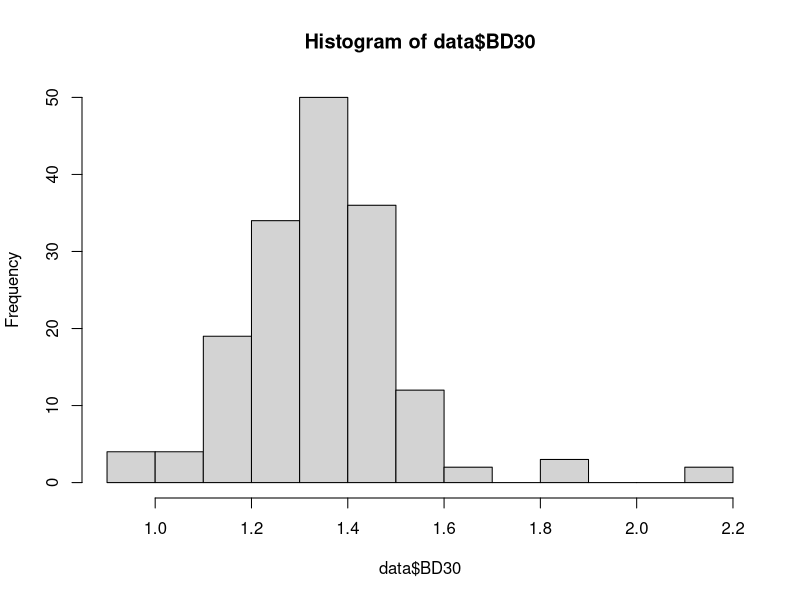
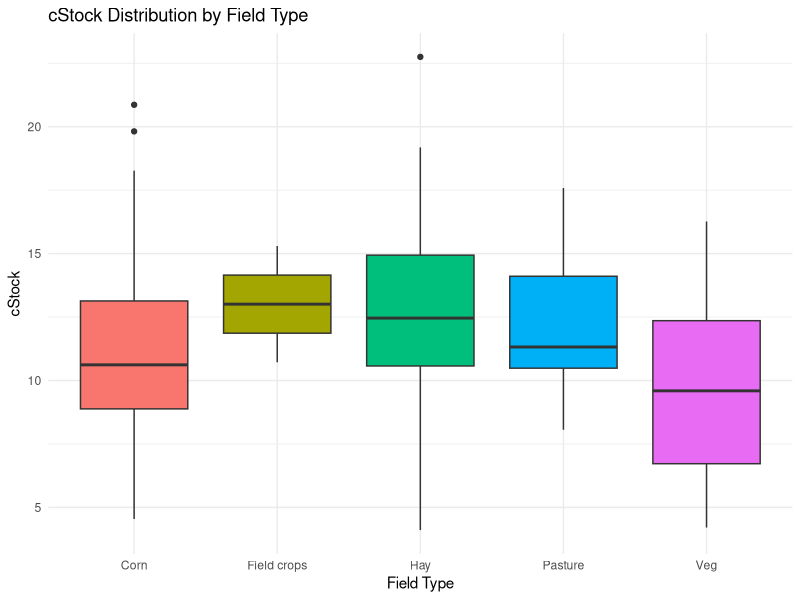
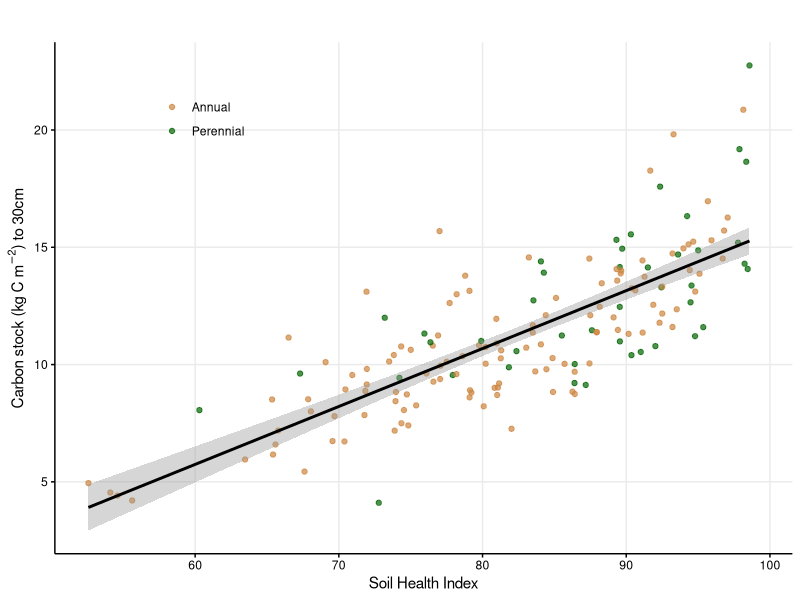
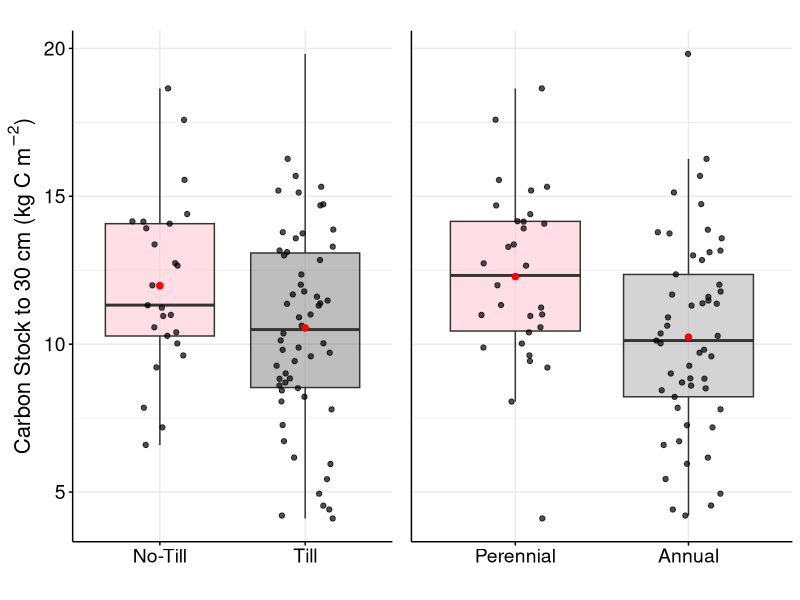
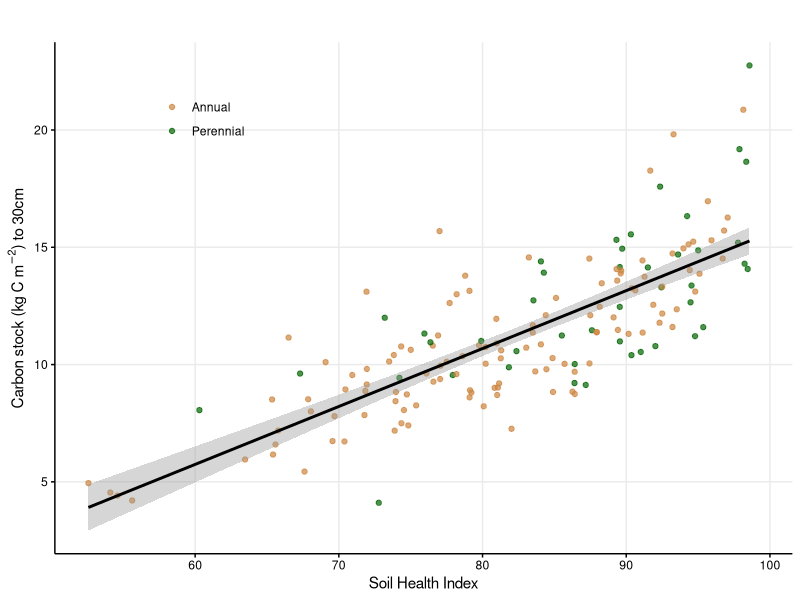

Here is the R script that generated these plots, in order: (Note: this script raises an error after producing the figures.)
#Calcuating stocks for Frac study

#setwd("/Users/f003833/Documents/GitHub/FracFarmVT") #caitlin
setwd("C:/Users/F004SPC/Documents/GitHub/FracFarmVT") #erin

setwd("C:/Users/F004SPC/Documents/GitHub/FracFarmVT")
getwd()  # Check if the directory changed successfully


##call in the analytical data
data <- read.csv("data_pH.csv")
View(data)

#load your libraries
library(tidyverse)
library(ggplot2)
library(dplyr)
library(corrplot)
library(emmeans)
library(nlme)
library(ggeffects)
library (gmodels)
library(reshape2)
library(car) # for Levene's Test
library(ggpubr) # for easy plotting
library(multcomp) # for Tukey's HSD test
library(ggpubr)
library(cowplot)
library(gridExtra)


# Replace 'Type.x' column values with 'Pasture' where 'Field_Code' is 'D7'
data$Type.x[data$Field_Code == "D7"] <- "Pasture"

# Assuming 'data' is your dataframe
subset_Type <- data$Type[data$Type.x == "Veg"]

# Print the subset of Field_Code values where Type.x is "Field Crop"
print(subset_Type)

hist(data$BD30)


#calculate carbon and nitrogen stocks in kg C (or N) per m2
fracStock <-data %>%
  mutate(cStock=(total_c/100*BD30*(30)*100^2)/1000,
         nStock=(total_n/100*BD30*(30)*100^2)/1000)

#calculate carbon and nitrogen stocks in kg C (or N) per m2 #same thing!!!
fracStock2 <-data %>%
  mutate(cStock=((total_c/100)*BD30*(30)*10),
         nStock=((total_n/100)*BD30*(30)*10))

view(fracStock)


summary_overall <- fracStock %>%
  summarise(
    mean_cStock = mean(cStock, na.rm = TRUE),
    sd_cStock = sd(cStock, na.rm = TRUE),
    min_cStock = min(cStock, na.rm = TRUE),
    max_cStock = max(cStock, na.rm = TRUE),
    n = sum(!is.na(cStock))
  )
print(summary_overall)

summary_by_type <- fracStock %>%
  group_by(Type.x) %>%
  summarise(
    mean_cStock = mean(cStock, na.rm = TRUE),
    sd_cStock = sd(cStock, na.rm = TRUE),
    min_cStock = min(cStock, na.rm = TRUE),
    max_cStock = max(cStock, na.rm = TRUE),
    n = sum(!is.na(cStock))
  )
print(summary_by_type)


fracStock <- fracStock %>%
  mutate(AP = ifelse(Type.x %in% c("Hay", "Pasture"), "P", "A"))

####by field type
ggplot(fracStock, aes(x = Type.x, y = cStock, fill = Type.x)) +
  geom_boxplot() +
  theme_minimal() +
  labs(
    title = "cStock Distribution by Field Type",
    x = "Field Type",
    y = "cStock"
  ) +
  theme(legend.position = "none")  # if you want to remove legend since it's repetitive
################

# Fit the linear model
model <- lm(cStock ~ overall.score, data = fracStock)

# Get the summary statistics
summary(model)

#own_theme below sets ggplot parameters for how plots should look. 
own_theme <- theme_bw(base_size = 11) +
  theme(rect = element_blank(),
        axis.ticks = element_line(color = "black"),
        axis.text = element_text(color = "black"),
        axis.line = element_line(color = "black"),
        panel.grid.minor = element_blank(),
        plot.margin = unit(c(12,5.5,5.5,5.5), "points"))

####this is the latest 4.28.2025## Fig7v

Fig7<-ggplot(fracStock, aes(x = overall.score, y = cStock, color = AP)) +
  geom_point(alpha = 0.7) +  # points for each field
  geom_smooth(method = "lm", se = TRUE, color = "black") +  # regression line
 own_theme +
  # theme(
  #   panel.grid.major = element_line(color = "gray80"),  # show major gridlines
  #   panel.grid.minor = element_line(color = "gray90"),  # show minor gridlines
  #   axis.line = element_line(color = "black", linewidth = 0.5),  # solid axis lines
  #   axis.ticks = element_line(color = "black")
  # ) +
  # theme_minimal() +  # Minimal theme for aesthetics
  theme(#axis.title.x = element_text(size = 12),  # Increase x-axis label size
    #axis.title.y = element_text(size = 12),  # Increase y-axis label size
    #axis.line = element_line(color = "black"),  # Add axis lines
    legend.title = element_blank(),  # Remove legend title
    legend.position = c(.2,.85)) +  # Position legend on the right
 # scale_color_manual(values = c("Annual" = "#cd853f", "Perennial" = "darkgreen"))  # Custom colors for annual and perennial
  labs(
    title = " ",
    x = "Soil Health Index",
    y = expression("Carbon stock (kg C " * m^{-2} * ") to 30cm"),
    color = "Crop Type"
  ) +
  scale_color_manual(
    values = c("A" = "#cd853f", "P" = "darkgreen"),
    labels = c("A" = "Annual", "P" = "Perennial")
  )
Fig7


ggsave("FinalFigures/Fig7.jpeg", plot = Fig7, width = 4, height = 3, dpi = 600)


# --- Step 1: Clean and set up fracStock ---
# Create a new variable that combines Tillage_1to4 = 2, 3, and 4 into a single group
fracStock<- fracStock %>%
  mutate(Tillage_Grouped = ifelse(Tillage_1to4 == 1, "1", "2, 3, 4"))

# Ensure the new variable is a factor
fracStock$Tillage_Grouped <- as.factor(fracStock$Tillage_Grouped)
# RECREATE the AP column based on Type.x
fracStock_clean <- fracStock %>%
  mutate(AP = case_when(
    Type.x %in% c("Hay", "Pasture") ~ "Perennial",
    Type.x %in% c("Veg", "Corn", "Field Crop") ~ "Annual",
    TRUE ~ NA_character_
  )) %>%
  filter(!is.na(Tillage_Grouped), !is.na(AP))  # Remove NAs in Tillage_Grouped and AP

# Make factors
fracStock_clean <- fracStock_clean %>%
  mutate(
    Tillage_Grouped = factor(Tillage_Grouped, levels = c(1, 2, 3, 4),
                             labels = c("No-Till", "Till", "Till", "Till")),
    AP = factor(AP, levels = c("Perennial", "Annual"))
  )

# --- Step 2: Set color schemes ---

fill_colors_Till <- c("No-Till" = "pink", "Till" = "darkgrey")
fill_colors_AP <- c("Perennial" = "pink", "Annual" = "darkgrey")

# --- Step 3: Set y-axis limits for cStock ---

y_limits <- range(fracStock_clean$cStock, na.rm = TRUE)

# --- Step 4: Create the plots ---

# Plot 1: Tillage_Grouped
AgTill <- ggplot(fracStock_clean, aes(x = Tillage_Grouped, y = cStock, fill = Tillage_Grouped)) +
  geom_boxplot(outlier.shape = NA, alpha = 0.5) +
  geom_jitter(color = "black", width = 0.2, alpha = 0.7) +
  stat_summary(fun = mean, geom = "point", shape = 20, size = 3, color = "red") +
  scale_fill_manual(values = fill_colors_Till) +
  scale_x_discrete(labels = c("No-Till", "Till")) +
  labs(x = "", y = expression("Carbon Stock to 30 cm (kg C " * m^{-2} * ")"))+ # Update Y-axis label to match variable
  guides(fill = "none") +
  theme_minimal() +
  theme(
    axis.line = element_line(color = "black", size = 0.5),
    axis.ticks = element_line(color = "black", size = 0.5),
    axis.text = element_text(size = 14, color = "black"),
    axis.title = element_text(size = 16, color = "black")
  ) +
  ylim(y_limits)

# Plot 2: AP (Perennial vs Annual)
plot_AgAP <- ggplot(fracStock_clean, aes(x = AP, y = cStock, fill = AP)) +
  geom_boxplot(outlier.shape = NA, alpha = 0.5) +
  geom_jitter(color = "black", width = 0.2, alpha = 0.7) +
  stat_summary(fun = mean, geom = "point", shape = 20, size = 3, color = "red") +
  scale_fill_manual(values = fill_colors_AP) +
  scale_x_discrete(labels = c("Perennial", "Annual")) +
  labs(x = "", y = NULL, fill = NULL) +
  guides(fill = "none") +
  theme_minimal() +
  theme(
    axis.line = element_line(color = "black", size = 0.5),
    axis.ticks = element_line(color = "black", size = 0.5),
    axis.text = element_text(size = 14, color = "black"),
    axis.title = element_text(size = 16, color = "black"),
    axis.text.y = element_blank(),
    axis.ticks.y = element_blank()
  ) +
  ylim(y_limits)

# --- Step 5: Arrange the two plots ---

SF_fracStock <- grid.arrange(
  AgTill, plot_AgAP,
  ncol = 2,
  widths = c(1, 1),
  heights = c(1),
  top = ""  # Optional title
)
# Overall n for cStock
sum(!is.na(fracStock$cStock))

SF-fracStock

View(fracStock)
# Save the plot if you want
ggsave("SF_fracStock.jpeg", plot = SF_fracStock, width = 10, height = 6, dpi = 300)

# Run a one-way ANOVA
anova_result <- aov(cStock ~ Type.x, data = fracStock)

anova_result2<- aov(cStock ~ AP, data = fracStock)
anova_result3<- aov(cStock ~ Tillage_Grouped, data = fracStock)

anova_result4<- aov(soil_texture_clay ~ AP, data = fracStock)
anova_result5<- aov(soil_texture_clay ~ Tillage_Grouped, data = fracStock)
# See the summary of the ANOVA
summary(anova_result2)
summary(anova_result3)
summary(anova_result4)
summary(anova_result5)

TukeyHSD(anova_result)

library(dplyr)

# Calculate mean and standard error by Type.x
cStock_summary <- fracStock %>%
  group_by(Type.x) %>%
  summarise(
    mean_cStock = mean(cStock, na.rm = TRUE),
    se_cStock = sd(cStock, na.rm = TRUE) / sqrt(sum(!is.na(cStock))),
    n = sum(!is.na(cStock))
  )

# View the summary
cStock_summary
